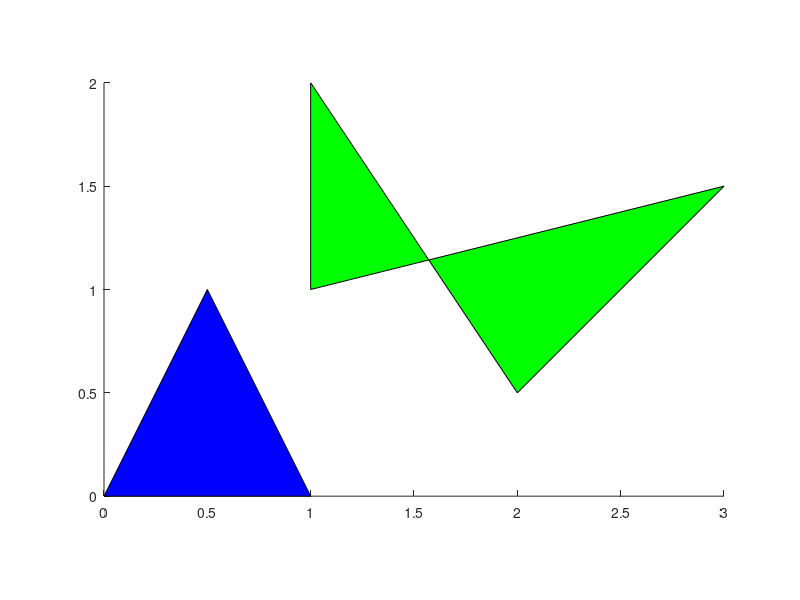

This figure's MATLAB source:
clear; clf; hold on
x1 = [ 0 1 0.5];
y1 = [0 0 1];
fill(x1,y1,'b');
x2 = [1 3 2 1];
y2 = [1 1.5 0.5 2];
fill(x2,y2,'g');
axis image;
